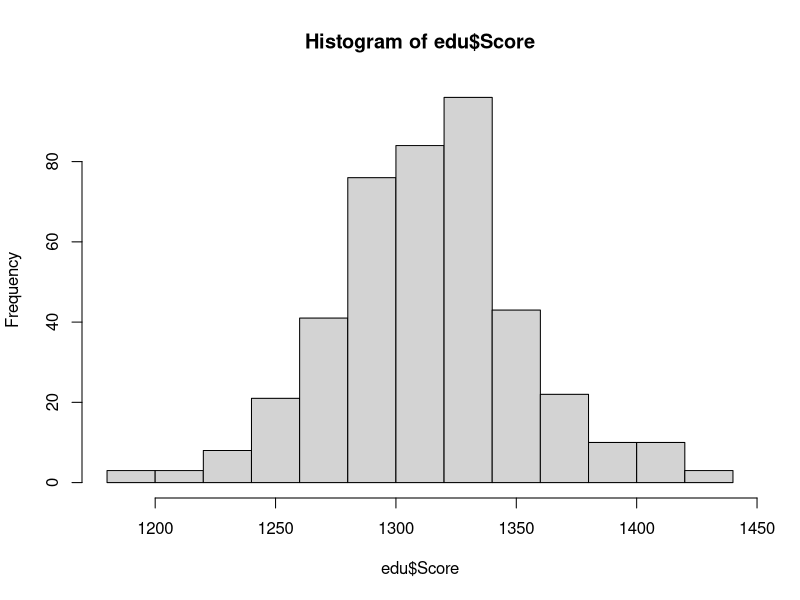
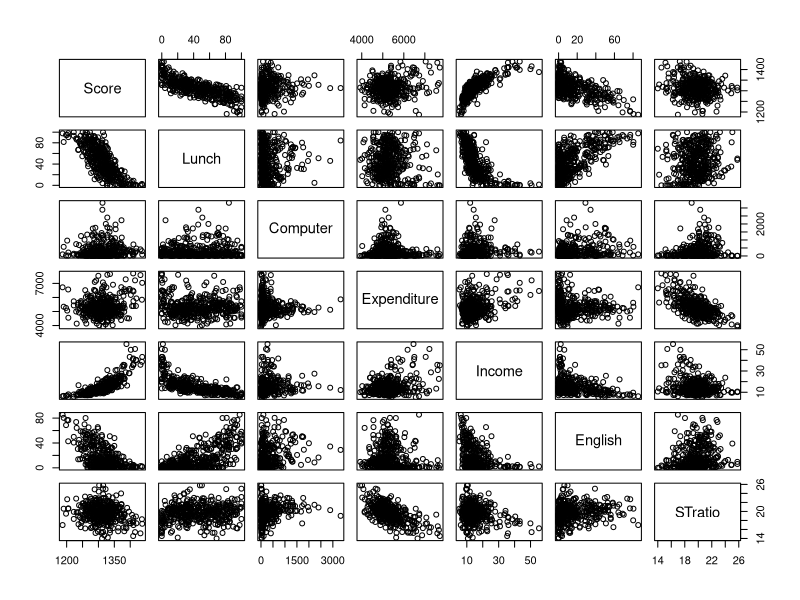
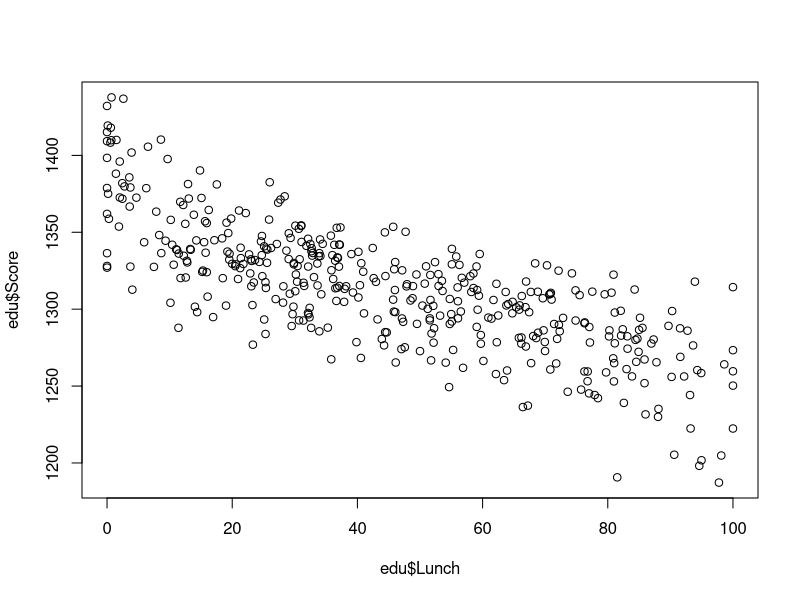
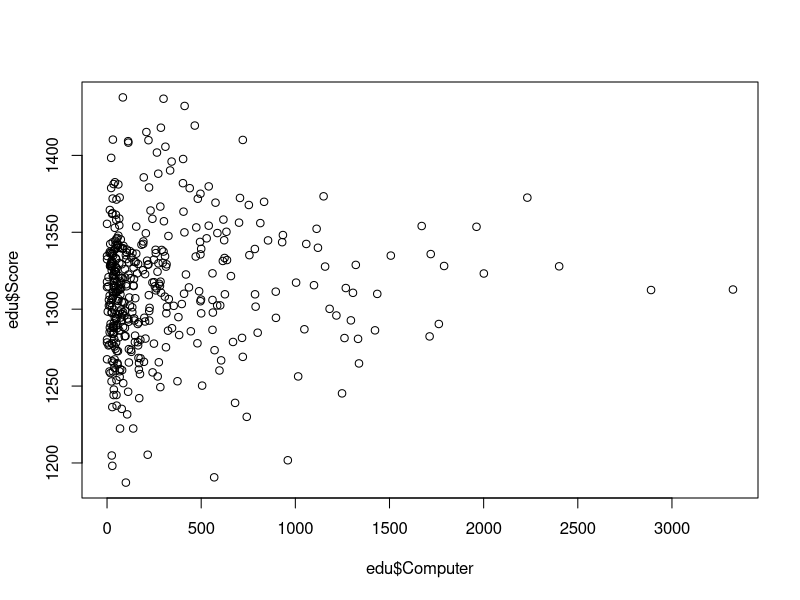
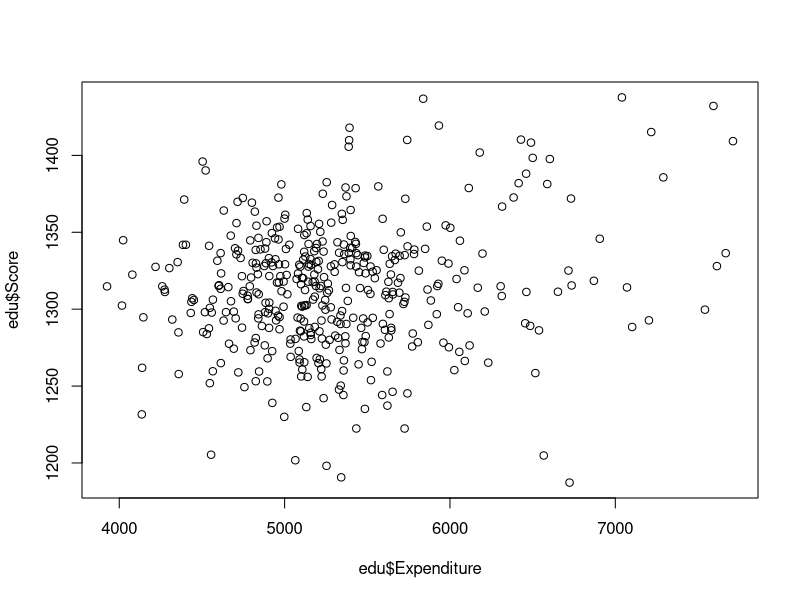
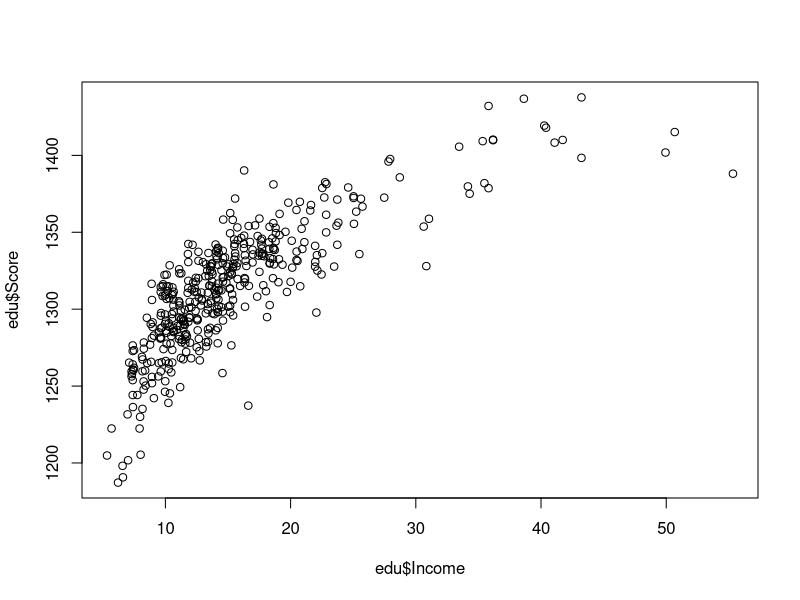
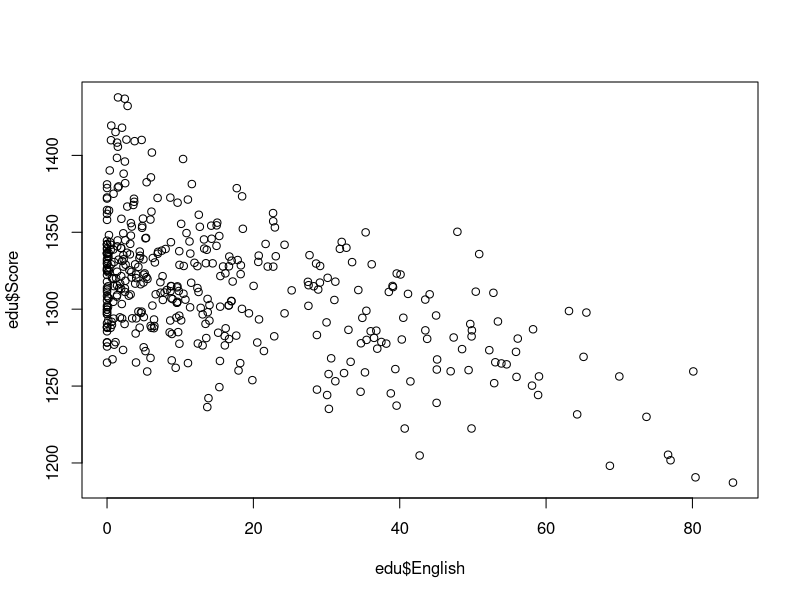
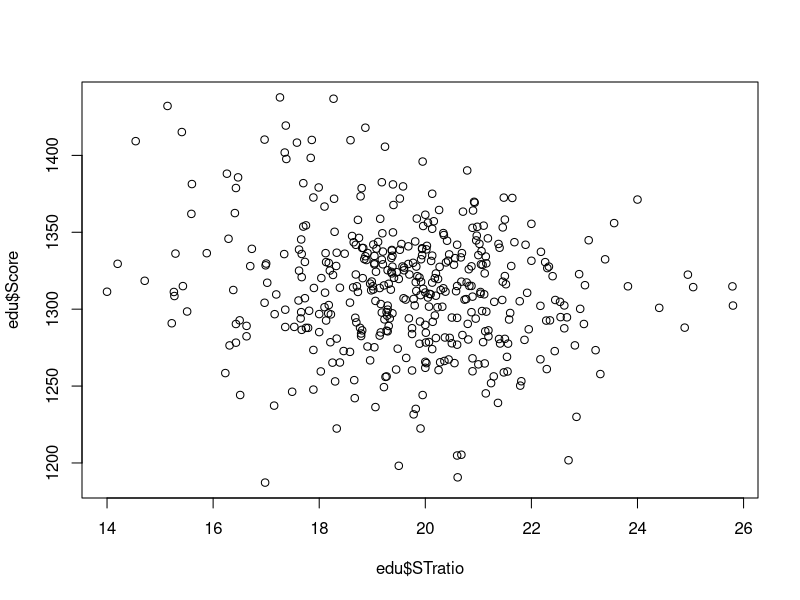

Source code (R) for these figures, in order:
edu <- read.table('SchoolResults.txt',header=T)

##################
# EDA

# Looks normal!
hist(edu$Score)

# There is some collinearity (ex: income vs. lunch)
pairs(edu)

# Examine relationship of Extracurricular Spending and Score
plot(edu$Lunch, edu$Score)
plot(edu$Computer, edu$Score)
plot(edu$Expenditure, edu$Score)
plot(edu$Income, edu$Score)
plot(edu$English, edu$Score)
plot(edu$STratio, edu$Score)
